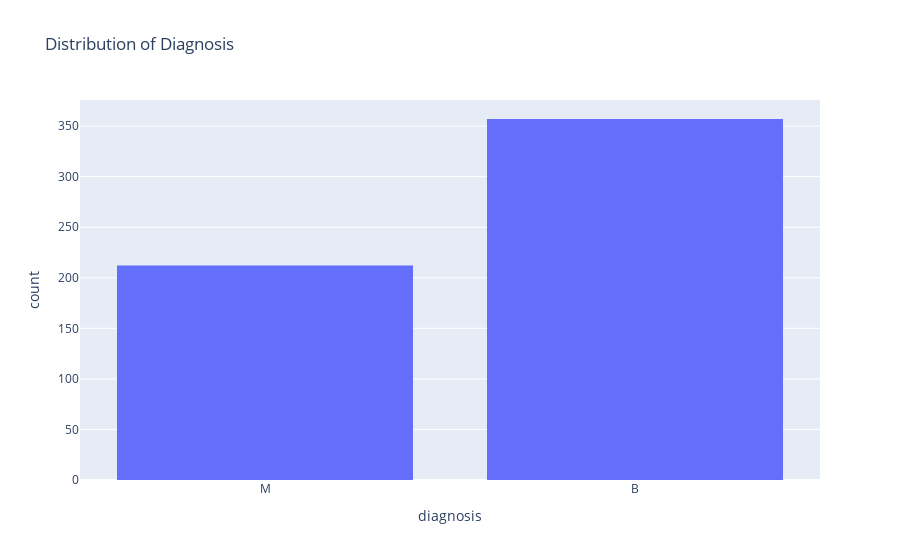

Notebook code cell kept with this figure:
### Code cell
px.histogram(raw_df, x='diagnosis', title='Distribution of Diagnosis', color_discrete_sequence=['#636EFA', '#EF553B'])

### Figure 1 — Plotly figure (JSON) as saved in the notebook; plotly's stock layout.template omitted (floating-point values rounded to 4 significant figures; data arrays with more than 128 entries replaced by an {"elided": "..."} marker saying what was removed)
{"data": [{"bingroup": "x", "hovertemplate": "diagnosis=%{x}<br>count=%{y}<extra></extra>", "legendgroup": "", "marker": {"color": "#636EFA", "pattern": {"shape": ""}}, "name": "", "orientation": "v", "showlegend": false, "type": "histogram", "x": {"elided": "569 str values"}, "xaxis": "x", "yaxis": "y"}], "layout": {"barmode": "relative", "legend": {"tracegroupgap": 0}, "title": {"text": "Distribution of Diagnosis"}, "xaxis": {"anchor": "y", "domain": [0, 1], "title": {"text": "diagnosis"}}, "yaxis": {"anchor": "x", "domain": [0, 1], "title": {"text": "count"}}}}
